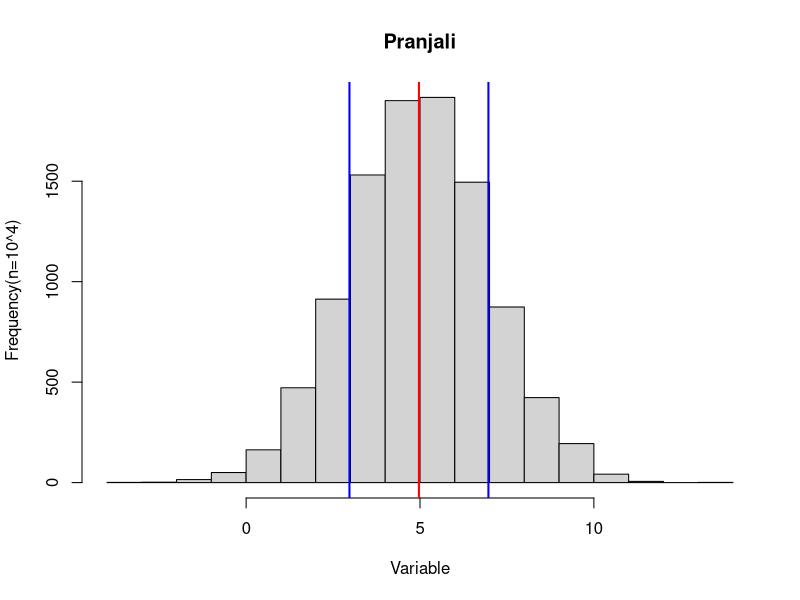

Recreate this plot in R.
#Assignment 1 - Plotting histogram
f1 = pdf("hist_pborse2.pdf")
x <- rnorm(n=10^4, mean=5, sd=2)
hist(x,main = "Pranjali",xlab="Variable",ylab="Frequency(n=10^4)")
abline(v=mean(x),col="red",lwd=2)
abline(v=mean(x)+sd(x),col="blue",lwd=2)
abline(v=mean(x)-sd(x),col="blue",lwd=2)
dev.off()
